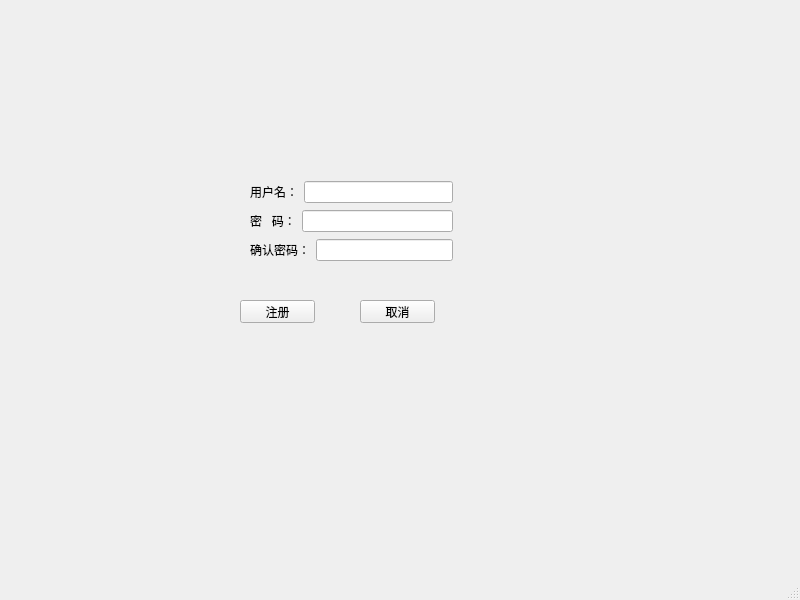
<?xml version="1.0" encoding="UTF-8"?>
<ui version="4.0">
 <class>Regist</class>
 <widget class="QMainWindow" name="Regist">
  <property name="geometry">
   <rect>
    <x>0</x>
    <y>0</y>
    <width>800</width>
    <height>600</height>
   </rect>
  </property>
  <property name="windowTitle">
   <string>MainWindow</string>
  </property>
  <widget class="QWidget" name="centralwidget">
   <widget class="QPushButton" name="pushButton_regist">
    <property name="geometry">
     <rect>
      <x>240</x>
      <y>300</y>
      <width>75</width>
      <height>23</height>
     </rect>
    </property>
    <property name="text">
     <string>注册</string>
    </property>
   </widget>
   <widget class="QPushButton" name="pushButton_2">
    <property name="geometry">
     <rect>
      <x>360</x>
      <y>300</y>
      <width>75</width>
      <height>23</height>
     </rect>
    </property>
    <property name="text">
     <string>取消</string>
    </property>
   </widget>
   <widget class="QLabel" name="usrtips">
    <property name="geometry">
     <rect>
      <x>470</x>
      <y>180</y>
      <width>111</width>
      <height>16</height>
     </rect>
    </property>
    <property name="text">
     <string/>
    </property>
   </widget>
   <widget class="QLabel" name="pwdtips">
    <property name="geometry">
     <rect>
      <x>470</x>
      <y>240</y>
      <width>111</width>
      <height>16</height>
     </rect>
    </property>
    <property name="text">
     <string/>
    </property>
   </widget>
   <widget class="QWidget" name="">
    <property name="geometry">
     <rect>
      <x>250</x>
      <y>180</y>
      <width>203</width>
      <height>83</height>
     </rect>
    </property>
    <layout class="QGridLayout" name="gridLayout">
     <item row="0" column="0">
      <layout class="QHBoxLayout" name="horizontalLayout">
       <item>
        <widget class="QLabel" name="label">
         <property name="text">
          <string>用户名：</string>
         </property>
        </widget>
       </item>
       <item>
        <widget class="QLineEdit" name="usrname"/>
       </item>
      </layout>
     </item>
     <item row="1" column="0">
      <layout class="QHBoxLayout" name="horizontalLayout_2">
       <item>
        <widget class="QLabel" name="label_2">
         <property name="text">
          <string>密   码：</string>
         </property>
        </widget>
       </item>
       <item>
        <widget class="QLineEdit" name="pwd"/>
       </item>
      </layout>
     </item>
     <item row="2" column="0">
      <layout class="QHBoxLayout" name="horizontalLayout_3">
       <item>
        <widget class="QLabel" name="label_3">
         <property name="text">
          <string>确认密码：</string>
         </property>
        </widget>
       </item>
       <item>
        <widget class="QLineEdit" name="true_pwd"/>
       </item>
      </layout>
     </item>
    </layout>
   </widget>
  </widget>
  <widget class="QMenuBar" name="menubar">
   <property name="geometry">
    <rect>
     <x>0</x>
     <y>0</y>
     <width>800</width>
     <height>21</height>
    </rect>
   </property>
  </widget>
  <widget class="QStatusBar" name="statusbar"/>
 </widget>
 <resources/>
 <connections/>
</ui>
